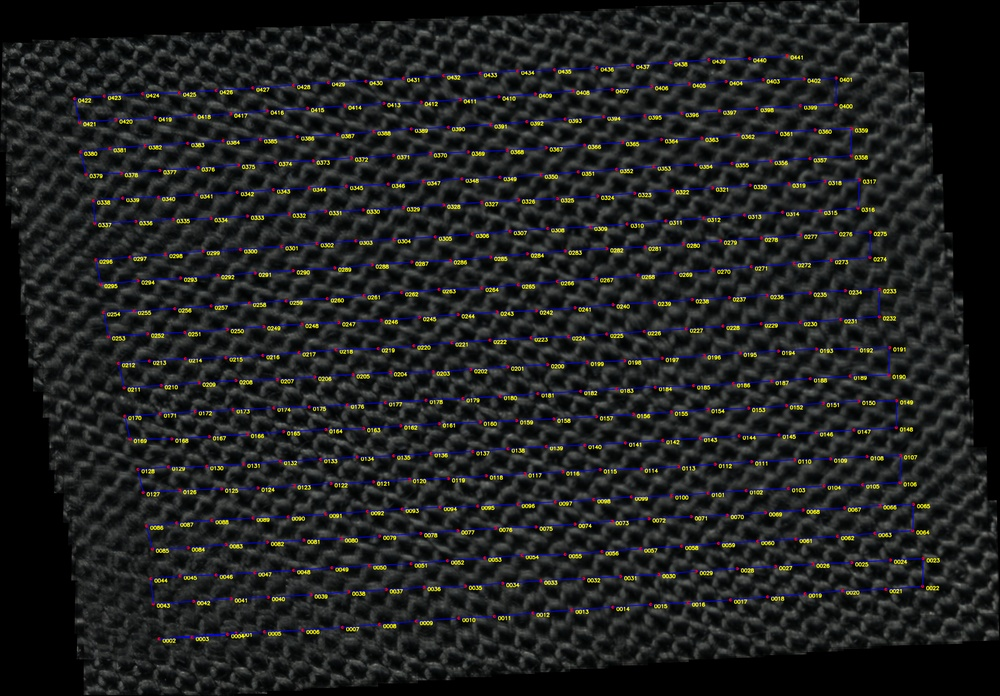
#> input picture stitching_sonuclari/combined_panorama_scatter_white_pinmark.jpg, 1000 x 696 px, shrunk from 4257 x 2965 before the run, found by its file name
$ python scatter_plot_cropping.py
#> lines starting #> are read from the running program, lines starting #| are printed output that depends on the picture; after the words box and inside, x2 and y2 are one past the last pixel; in counts of white or black regions, pixels touching at a corner belong together
import cv2
import numpy as np
import pandas as pd

# --- CONFIGURATION ---
INPUT_PANORAMA = r"C:\Users\21180\PycharmProjects\DOBOT_magician\stitching_sonuclari\combined_panorama_scatter_white_pinmark.jpg"
INPUT_CSV      = r"C:\Users\21180\PycharmProjects\DOBOT_magician\stitching_sonuclari\trajectory_data_white_pinmark.csv"
OUTPUT_CROPPED = r"C:\Users\21180\PycharmProjects\DOBOT_magician\panorama_cropped_scatter_white_pinmark.png"  # PNG for transparency support

df = pd.read_csv(INPUT_CSV)
#> (reads stitching_sonuclari/trajectory_data_white_pinmark.csv from the repository)
pts = df[['x', 'y']].values.astype(np.float32)

hull = cv2.convexHull(pts)
hull_pts = hull.reshape(-1, 2).astype(np.int32)

img = cv2.imread(INPUT_PANORAMA)
#> img is the input picture: shape (696, 1000, 3); mean B, G, R 33, 33.2, 32.3
print(f"Original size: {img.shape[1]} x {img.shape[0]} px")
#| Original size: 1000 x 696 px

# --- Alpha kanallı (BGRA) görüntü oluştur ---
img_bgra = cv2.cvtColor(img, cv2.COLOR_BGR2BGRA)

# --- Hull dışını şeffaf yap ---
mask = np.zeros(img.shape[:2], dtype=np.uint8)
cv2.fillPoly(mask, [hull_pts], 255)
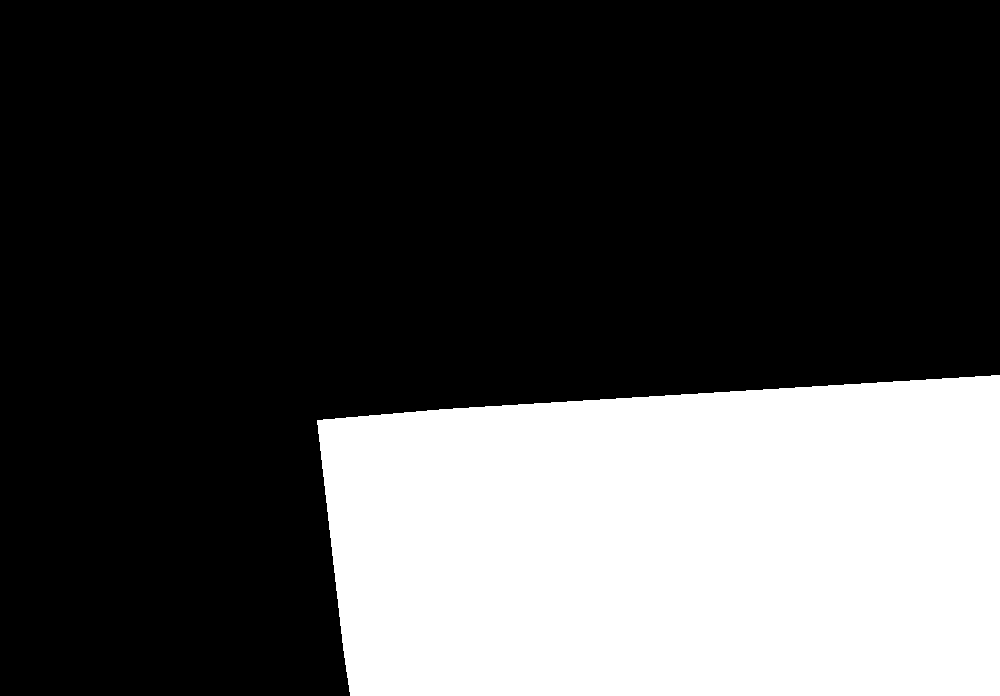
#> mask: shape (696, 1000); 28.8% white; 1 white region, box (x1, y1, x2, y2) and area: (317, 375, 1000, 696) 200386
img_bgra[:, :, 3] = mask  # Alpha kanalına maskeni ata

# --- Bounding box'a kırp ---
x, y, w, h = cv2.boundingRect(hull_pts)
cropped = img_bgra[y:y+h, x:x+w]
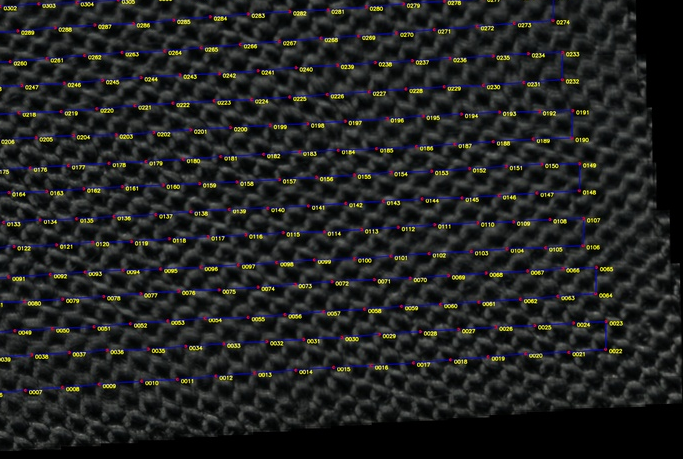
#> cropped: shape (459, 683, 4); mean B, G, R, A 34.9, 35.1, 34.2, 163

print(f"Cropped size: {w} x {h} px")
cv2.imwrite(OUTPUT_CROPPED, cropped)
print(f"Saved: {OUTPUT_CROPPED}")
